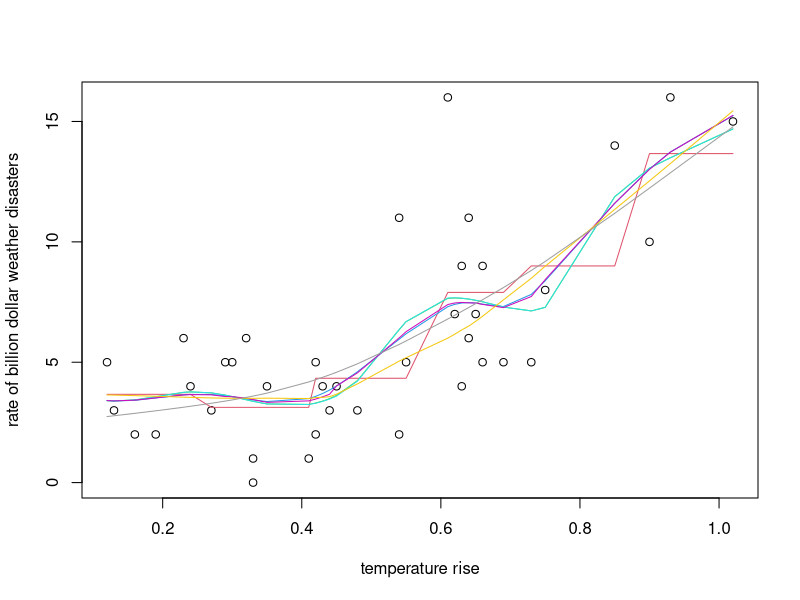
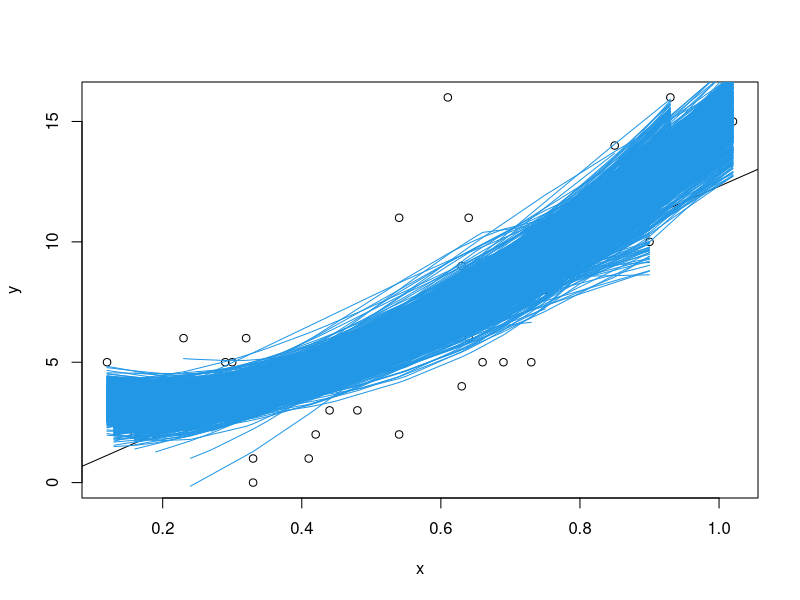
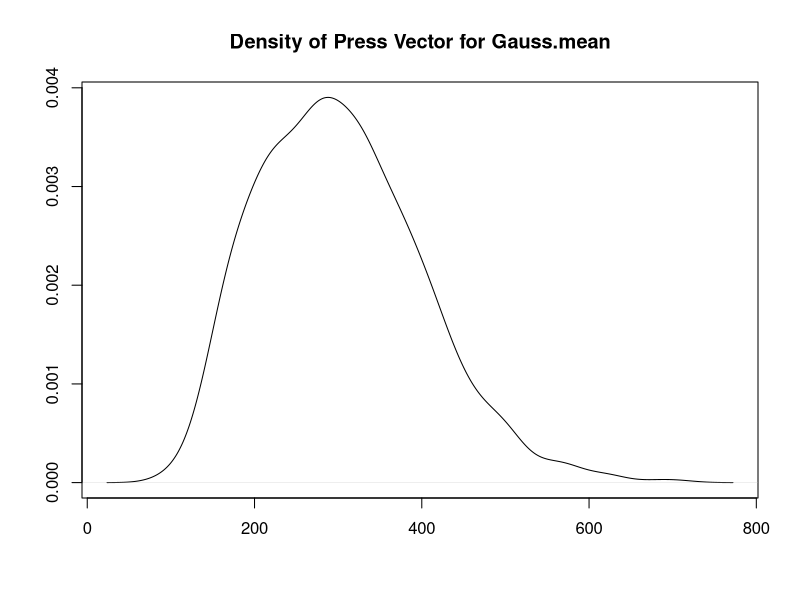
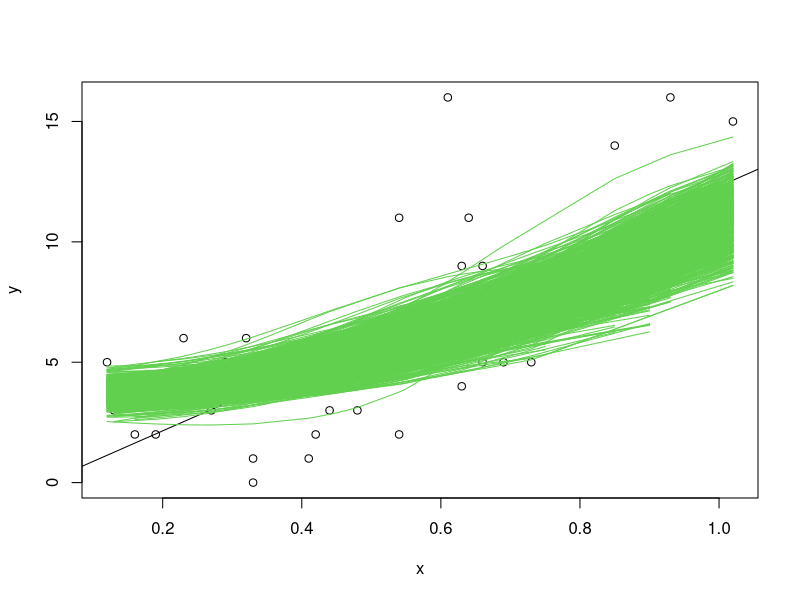
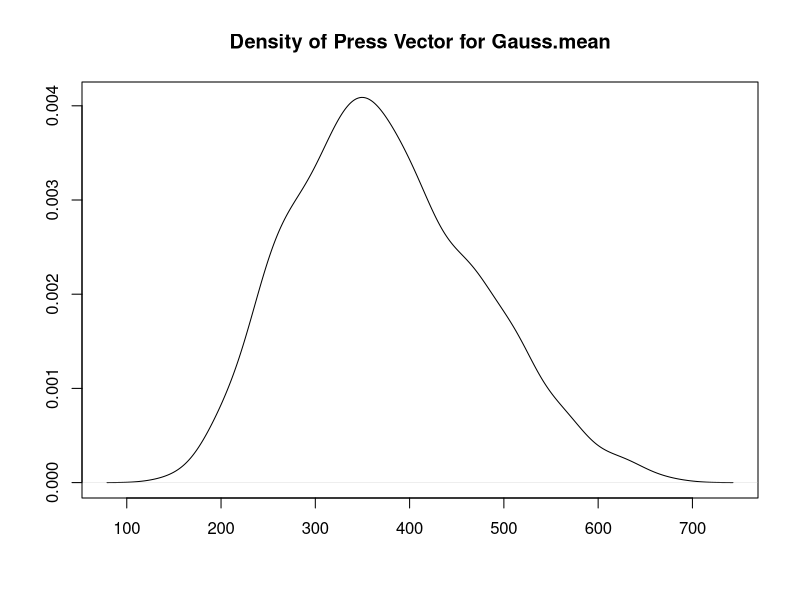
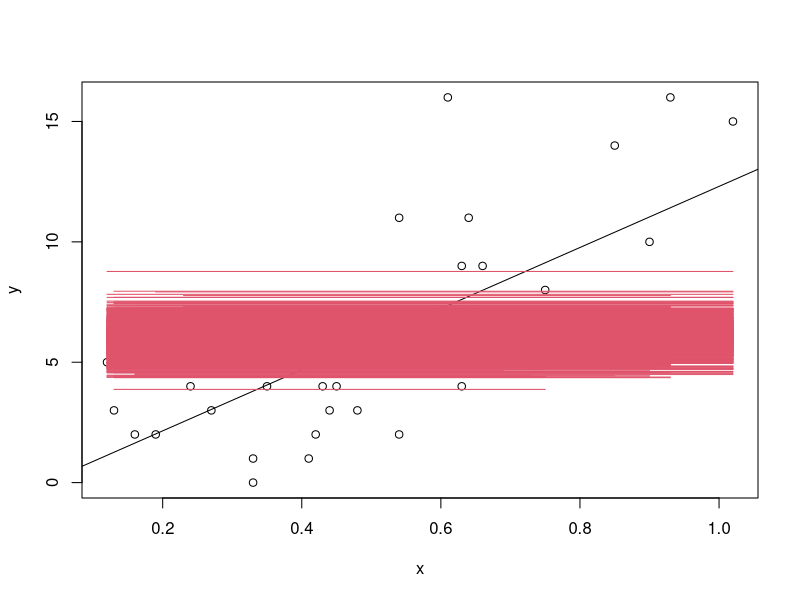
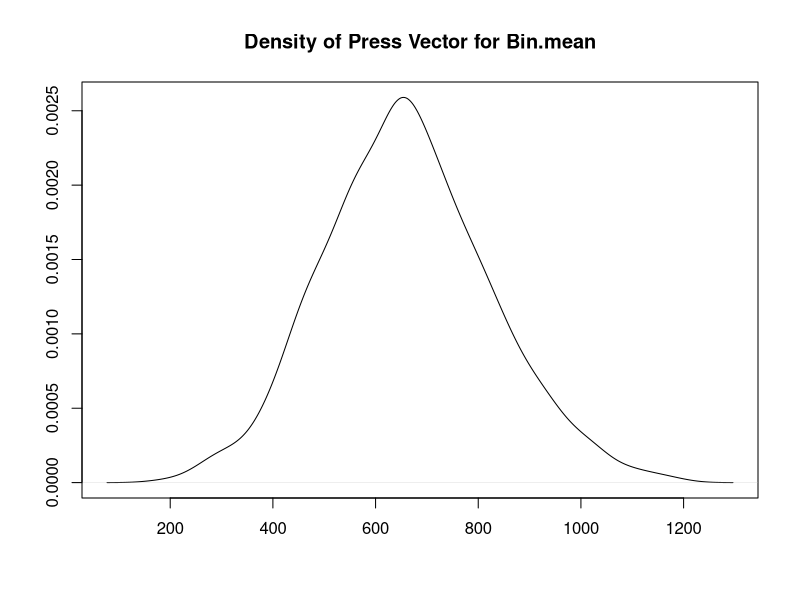

Here is the R script that generated these plots, in order:
## ---- chunk 1
knitr::opts_chunk$set(echo = TRUE)
## ---- chunk 2
NOAA1=read.csv("NOAA+GISS.csv")
my.hat.w<-function(x,wt){
        x1<-cbind(1,x)
        x1%*%solve(t(x1)%*%diag(wt)%*%x1)%*%t(x1)%*%(diag(wt))
}
bin.mean<-function(x,y,nbin,xcol=2)
{
        o1<-order(x)
        x1<-x[o1]
        y1<-y[o1]
        r1<-range(x)
        inc<-(r1[2]-r1[1])/nbin
        yvec<-NULL
        smat<-NULL
        for(i in 1:nbin){
                bin.low<-r1[1]+(i-1)*inc
                bin.high<-r1[1]+i*inc
                
                I1<-x1>=bin.low
                if(i<nbin){
                        I2<-x1<bin.high
                }else{
                        I2<-x1<=(bin.high+200)
                }
                I3<-as.logical(I1*I2)
                yval<-mean(y1[I3])
                n1<-sum(I3)
                matdum<-NULL
                for(i in 1:n1){
                        matdum<-rbind(matdum,I3*1/n1)
                }
                smat<-rbind(smat,matdum)
                yvec<-c(yvec,rep(yval,n1))
        }
        n99<-length(x1)
        dferror<-length(x1)-sum(diag(2*smat-smat%*%(t(smat))))
        delta1<-sum(diag(t(diag(n99)-smat)%*%(diag(n99)-smat)))
        R<-t(diag(n99)-smat)%*%(diag(n99)-smat)
        delta2<-2*sum(diag(R%*%R))
        lines(x1,yvec,col=xcol)
        ypred<-y1
        ypred<-smat%*%y1
        resid<-y-ypred
        pressvec<-sum((resid/(1-diag(smat)))^2) 
        list(smat=smat,df=sum(diag(smat)),dferror=dferror,delta1=delta1,delta2=delta2,resid=resid,pred=ypred,press=pressvec)
        
}
gauss.mean<-function(x,y,lambda,xcol=3,do.plot=T)
{
        o1<-order(x)
        x1<-x[o1]
        y1<-y[o1]
        r1<-range(x)
        smat<-NULL
        n1<-length(x1)
        for(i in 1:n1){
                v1<-dnorm(x1,x1[i],lambda)
                v1<-v1/sum(v1)
                smat<-rbind(smat,v1)
        }
        yhat<-smat%*%y1
        if(do.plot){
                lines(x1,yhat,col=xcol)
        }
        n99<-length(x1)
        dferror<-length(x1)-sum(diag(2*smat-smat%*%(t(smat))))
        delta1<-sum(diag(t(diag(n99)-smat)%*%(diag(n99)-smat)))
        R<-t(diag(n99)-smat)%*%(diag(n99)-smat)
        delta2<-2*sum(diag(R%*%R))
        resid<-y1-smat%*%y1
        ypred<-y1
        ypred[o1]<-smat%*%y1
        pressvec<-sum((resid/(1-diag(smat)))^2) 
        list(smat=smat,df=sum(diag(smat)),dferror=dferror,delta1=delta1,delta2=delta2,resid=resid,pred=ypred,press=pressvec)
}
gauss.mean.trunc<-function(x,y,lambda,nnn,xcol=5,do.plot=T)
{
        o1<-order(x)
        x1<-x[o1]
        y1<-y[o1]
        r1<-range(x)
        smat<-NULL
        n1<-length(x1)
        trunc.val<-n1-nnn
        for(i in 1:n1){
                v1<-dnorm(x1,x1[i],lambda)
                o2<-order(v1)
                thresh<-v1[o2[trunc.val]]
                v1<-v1*(v1>thresh)
                v1<-v1/sum(v1)
                smat<-rbind(smat,v1)
        }
        yhat<-smat%*%y1
        if(do.plot){
                lines(x1,yhat,col=xcol)
        }
        n99<-length(x1)
        dferror<-length(x1)-sum(diag(2*smat-smat%*%(t(smat))))
        delta1<-sum(diag(t(diag(n99)-smat)%*%(diag(n99)-smat)))
        R<-t(diag(n99)-smat)%*%(diag(n99)-smat)
        delta2<-2*sum(diag(R%*%R))
        resid<-y1-smat%*%y1
        ypred<-y1
        ypred[o1]<-smat%*%y1
        pressvec<-sum((resid/(1-diag(smat)))^2) 
        list(smat=smat,df=sum(diag(smat)),dferror=dferror,delta1=delta1,delta2=delta2,resid=resid,pred=ypred,press=pressvec)
        
}
gauss.reg<-function(x,y,lambda,xcol=4,do.plot=T)
{
        o1<-order(x)
        x1<-x[o1]
        y1<-y[o1]
        r1<-range(x)
        smat<-NULL
        n1<-length(x1)
        for(i in 1:n1){
                v1<-dnorm(x1,x1[i],lambda)
                v1<-v1/sum(v1)
                H1<-my.hat.w(x1,v1)
                smat<-rbind(smat,H1[i,])
        }
        yhat<-smat%*%y1
        if(do.plot){
                lines(x1,yhat,col=xcol)
        }
        n99<-length(x1)
        dferror<-length(x1)-sum(diag(2*smat-smat%*%(t(smat))))
        delta1<-sum(diag(t(diag(n99)-smat)%*%(diag(n99)-smat)))
        R<-t(diag(n99)-smat)%*%(diag(n99)-smat)
        delta2<-2*sum(diag(R%*%R))
        resid<-y1-smat%*%y1
        ypred<-y1
        ypred[o1]<-smat%*%y1
        pressvec<-sum((resid/(1-diag(smat)))^2) 
        list(smat=smat,df=sum(diag(smat)),dferror=dferror,delta1=delta1,delta2=delta2,resid=resid,pred=ypred,press=pressvec)
}
gauss.reg.trunc<-function(x,y,lambda,nnn,xcol=6,do.plot=T)
{
        o1<-order(x)
        x1<-x[o1]
        y1<-y[o1]
        r1<-range(x)
        smat<-NULL
        n1<-length(x1)
        trunc.val<-n1-nnn
        for(i in 1:n1){
                v1<-dnorm(x1,x1[i],lambda)
                o1<-order(v1)
                thresh<-v1[o1[trunc.val]]
                v1<-v1*(v1>thresh)
                v1<-v1/sum(v1)
                H1<-my.hat.w(x1,v1)
                smat<-rbind(smat,H1[i,])
        }
        yhat<-smat%*%y1
        if(do.plot){
                lines(x1,yhat,col=xcol)
        }
        n99<-length(x1)
        dferror<-length(x1)-sum(diag(2*smat-smat%*%(t(smat))))
        delta1<-sum(diag(t(diag(n99)-smat)%*%(diag(n99)-smat)))
        R<-t(diag(n99)-smat)%*%(diag(n99)-smat)
        delta2<-2*sum(diag(R%*%R))
        resid<-y1-smat%*%y1
        ypred<-y1
        ypred[o1]<-smat%*%y1
        pressvec<-sum((resid/(1-diag(smat)))^2) 
        list(smat=smat,df=sum(diag(smat)),dferror=dferror,delta1=delta1,delta2=delta2,resid=resid,pred=ypred, press=pressvec)
}
## ---- chunk 3
plot(NOAA1[,3],NOAA1[,2],xlab="temperature rise",ylab="rate of billion dollar weather disasters")
dum<-bin.mean(NOAA1[,3],NOAA1[,2],6)
dum<-gauss.mean(NOAA1[,3],NOAA1[,2],.063)$df
gauss.reg(NOAA1[,3],NOAA1[,2],.078,do.plot=T)$df
gauss.mean.trunc(NOAA1[,3],NOAA1[,2],.063,20,do.plot=T)$df
gauss.reg.trunc(NOAA1[,3],NOAA1[,2],.08,17,do.plot=T)$df
lines(lowess(NOAA1[,3],NOAA1[,2]),col=7)
lines(smooth.spline(NOAA1[,3],NOAA1[,2]),col=8)
## ---- chunk 4
bootstrap<-function(x=NOAA1[,3],y=NOAA1[,2],nboot=1000){
        plot(x,y)
        dum.reg<-gauss.reg(x,y,.2,do.plot=T)
        lstr<-lsfit(x,y)
        abline(lstr)
        pressvec0<-dum.reg$press
        pressvec<-NULL
        for(i in 1:nboot){
                v1<-sample(length(x),length(x),replace=T)
                x1<-x[v1]
                y1<-y[v1]
                dum.reg1<-gauss.reg(x1,y1,.2,do.plot=T)
                pressvec1<-dum.reg1$press
                pressvec<-c(pressvec,pressvec1)
        }
        error <- qt(0.975,df=length(pressvec)-1)*sd(pressvec)/sqrt(length(pressvec))
        LC <- mean(pressvec)-error
        UC <- mean(pressvec)+error
        list(pressvec=pressvec,press=dum.reg$press, CI=list(LC,UC))
}
result=bootstrap()
d<-density(result$pressvec)
plot(d, main="Density of Press Vector for Gauss.mean",xlab="",ylab="")
## ---- chunk 5
bootstrap<-function(x=NOAA1[,3],y=NOAA1[,2],nboot=1000){
        plot(x,y)
        dum.reg<-gauss.mean(x,y,.2,do.plot=T)
        lstr<-lsfit(x,y)
        abline(lstr)
        pressvec0<-dum.reg$press
        pressvec<-NULL
        for(i in 1:nboot){
                v1<-sample(length(x),length(x),replace=T)
                x1<-x[v1]
                y1<-y[v1]
                dum.reg1<-gauss.mean(x1,y1,.2,do.plot=T)
                pressvec1<-dum.reg1$press
                pressvec<-c(pressvec,pressvec1)
        }
        error <- qt(0.975,df=length(pressvec)-1)*sd(pressvec)/sqrt(length(pressvec))
        LC <- mean(pressvec)-error
        UC <- mean(pressvec)+error
        list(pressvec=pressvec,press=dum.reg$press, CI=list(LC,UC))
}
result=bootstrap()
d<-density(result$pressvec)
plot(d, main="Density of Press Vector for Gauss.mean",xlab="",ylab="")
## ---- chunk 6
bootstrap<-function(x=NOAA1[,3],y=NOAA1[,2],nboot=1000){
        plot(x,y)
        dum.reg<-bin.mean(x,y,.2)
        lstr<-lsfit(x,y)
        abline(lstr)
        pressvec0<-dum.reg$press
        pressvec<-NULL
        for(i in 1:nboot){
                v1<-sample(length(x),length(x),replace=T)
                x1<-x[v1]
                y1<-y[v1]
                dum.reg1<-bin.mean(x1,y1,.2)
                pressvec1<-dum.reg1$press
                pressvec<-c(pressvec,pressvec1)
        }
        error <- qt(0.975,df=length(pressvec)-1)*sd(pressvec)/sqrt(length(pressvec))
        LC <- mean(pressvec)-error
        UC <- mean(pressvec)+error
        list(pressvec=pressvec,press=dum.reg$press, CI=list(LC,UC))
}
result=bootstrap()
d<-density(result$pressvec)
plot(d, main="Density of Press Vector for Bin.mean",xlab="",ylab="")
